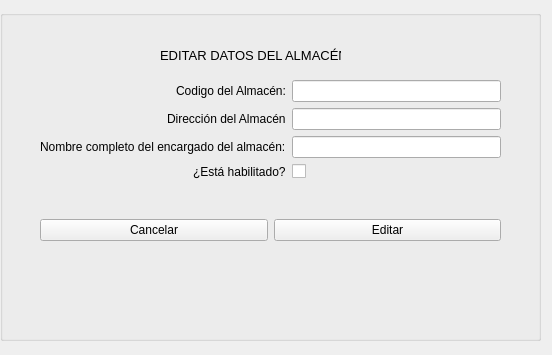
<?xml version="1.0" encoding="UTF-8"?>
<ui version="4.0">
 <class>editarAlmacenGui</class>
 <widget class="QWidget" name="editarAlmacenGui">
  <property name="geometry">
   <rect>
    <x>0</x>
    <y>0</y>
    <width>552</width>
    <height>355</height>
   </rect>
  </property>
  <property name="windowTitle">
   <string>Form</string>
  </property>
  <widget class="QGroupBox" name="groupBox">
   <property name="geometry">
    <rect>
     <x>0</x>
     <y>10</y>
     <width>541</width>
     <height>331</height>
    </rect>
   </property>
   <property name="title">
    <string/>
   </property>
   <widget class="QLabel" name="titulo">
    <property name="geometry">
     <rect>
      <x>160</x>
      <y>30</y>
      <width>181</width>
      <height>31</height>
     </rect>
    </property>
    <property name="font">
     <font>
      <pointsize>10</pointsize>
     </font>
    </property>
    <property name="text">
     <string>EDITAR DATOS DEL ALMACÉN</string>
    </property>
   </widget>
   <widget class="QWidget" name="formLayoutWidget">
    <property name="geometry">
     <rect>
      <x>40</x>
      <y>70</y>
      <width>461</width>
      <height>111</height>
     </rect>
    </property>
    <layout class="QFormLayout" name="formLayout">
     <property name="labelAlignment">
      <set>Qt::AlignRight|Qt::AlignTrailing|Qt::AlignVCenter</set>
     </property>
     <item row="0" column="0">
      <widget class="QLabel" name="codigoLabel">
       <property name="text">
        <string>Codigo del Almacén:</string>
       </property>
      </widget>
     </item>
     <item row="0" column="1">
      <widget class="QLineEdit" name="codigoLineEdit"/>
     </item>
     <item row="1" column="0">
      <widget class="QLabel" name="direccionLabel">
       <property name="text">
        <string>Dirección del Almacén</string>
       </property>
      </widget>
     </item>
     <item row="1" column="1">
      <widget class="QLineEdit" name="direccionLineEdit"/>
     </item>
     <item row="2" column="0">
      <widget class="QLabel" name="encargadoLabel">
       <property name="text">
        <string>Nombre completo del encargado del almacén:</string>
       </property>
      </widget>
     </item>
     <item row="2" column="1">
      <widget class="QLineEdit" name="encargadoLineEdit"/>
     </item>
     <item row="3" column="0">
      <widget class="QLabel" name="habilitadoLabel">
       <property name="text">
        <string>¿Está habilitado?</string>
       </property>
      </widget>
     </item>
     <item row="3" column="1">
      <widget class="QCheckBox" name="habilitadoCheckBox"/>
     </item>
    </layout>
   </widget>
   <widget class="QWidget" name="horizontalLayoutWidget">
    <property name="geometry">
     <rect>
      <x>40</x>
      <y>200</y>
      <width>461</width>
      <height>41</height>
     </rect>
    </property>
    <layout class="QHBoxLayout" name="horizontalLayout">
     <item>
      <widget class="QPushButton" name="cancelarButton">
       <property name="text">
        <string>Cancelar</string>
       </property>
      </widget>
     </item>
     <item>
      <widget class="QPushButton" name="editarButton">
       <property name="text">
        <string>Editar</string>
       </property>
      </widget>
     </item>
    </layout>
   </widget>
  </widget>
 </widget>
 <resources/>
 <connections/>
</ui>
